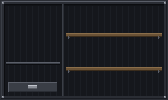
#> input picture ribera-verde/art/procesado/almacen/alm-caja/unica/00.png, 168 x 100 px, found by its file name
$ python equipo_c.py
#> lines starting #> are read from the running program, lines starting #| are printed output that depends on the picture
### ribera-verde/tools/sprites/a-mano/lienzo.py
# Utilidades de dibujo para el arte a mano del mundo (mundo.py). Python 3 + Pillow.
# Un Lienzo es una imagen RGBA con alfa binario (0 o 255) y unas cuantas primitivas de píxel: nada se escala ni se suaviza.
import math, os
from PIL import Image

ROOT = os.path.join(os.path.dirname(os.path.abspath(__file__)), '..', '..', '..')
P = lambda *a: os.path.join(ROOT, *a)


def rgb(h):
    h = h.lstrip('#')
    return (int(h[0:2], 16), int(h[2:4], 16), int(h[4:6], 16), 255)


class Lienzo:
    def __init__(self, w, h):
        self.w, self.h = w, h
        self.im = Image.new('RGBA', (w, h), (0, 0, 0, 0))
        self.px = self.im.load()

    def p(self, x, y, c):
        if 0 <= x < self.w and 0 <= y < self.h and c is not None:
            self.px[x, y] = rgb(c) if isinstance(c, str) else c

    def g(self, x, y):
        if 0 <= x < self.w and 0 <= y < self.h:
            return self.px[x, y]
        return (0, 0, 0, 0)

    def lleno(self, x, y):
        return self.g(x, y)[3] > 0

    def r(self, x, y, w, h, c):
        for j in range(y, y + h):
            for i in range(x, x + w):
                self.p(i, j, c)

    def hl(self, x0, x1, y, c):
        for i in range(x0, x1 + 1):
            self.p(i, y, c)

    def vl(self, x, y0, y1, c):
        for j in range(y0, y1 + 1):
            self.p(x, j, c)

    def caja(self, x, y, w, h, fondo, borde):
        self.r(x, y, w, h, borde)
        if w > 2 and h > 2:
            self.r(x + 1, y + 1, w - 2, h - 2, fondo)

    def contorno(self, c, solo_vacios=True):
        """pinta c en cada píxel vacío que toca (4 vecinos) uno lleno"""
        pts = []
        for y in range(self.h):
            for x in range(self.w):
                if self.lleno(x, y):
                    continue
                if any(self.lleno(x + dx, y + dy) for dx, dy in ((1, 0), (-1, 0), (0, 1), (0, -1))):
                    pts.append((x, y))
        for x, y in pts:
            self.p(x, y, c)

    # [30 lines left out: functions pega, espejo, recorta, cambia, not called in this run]

    def colores(self):
        return {self.px[x, y] for y in range(self.h) for x in range(self.w) if self.px[x, y][3]}

    # [15 lines left out: functions guarda, azar, not called in this run]

### ribera-verde/tools/sprites/a-mano/equipo_c.py
# python3 -I tools/sprites/a-mano/equipo_c.py  (Python 3 + Pillow; no va en los scripts de npm)
# El equipo de la vista C que faltaba (1.10, P3), dibujado a mano con la paleta de la campana y la maceta aprobadas (imagen A):
#  · carpa-c-focos-led: los LED a su ancho en cada carpa (FOCO_CM × Z: 1,02 en la de 60, 0,88 en la de 80 y 0,78 en las de 200 cm),
#    todos de barras (1.10: como los de 720 W de 8 barras; 3, 4, 6 y 8 barras), vistos de frente y algo desde abajo (como la campana:
#    se ve la cara que alumbra), colgados de sus cuerdas con trinquete; y el CFL
#    de las carpas de 200 cm (foco-c-cfl-25), la campana aprobada (foco-c-cfl-36) con columnas y filas quitadas, sin colores nuevos.
#    Celda foco_c (48 × 16) y, los de 480 y 720 (carpa-c-focos-led-ancho), foco_c_ancho (80 × 16): la boca en la última fila, centrada (ajuste exacto).
#  · carpa-c-macetas-b: tela de 11 L (gris), plástico de 18 L (la de 7 L aprobada, más ancha y más alta) y tela de 25 L (beis),
#    celda maceta_c (32 × 32), la base centrada en (16, 31).
#  · carpa-c-extras: ventilador de pinza (4 fotogramas de aspas), filtro de carbón con su extractor (2 largos), garrafa de riego
#    (5 altos; el agua la pone el motor en los píxeles «dentro», #2a3a44), llave del goteo y el depósito en pequeño (el nivel, el motor).
# Sale a art/crudo/<grupo>/<sprite>/unica/NN.png (después, node tools/sprites/procesar.js <grupo> --atlas)
import os, sys, glob, math
sys.path.insert(0, os.path.dirname(os.path.abspath(__file__)))
from lienzo import Lienzo, P, rgb
from PIL import Image

K = '#000000'                                                  # contorno (el de la campana y la maceta)
M0, M1, M2, M3, MC = '#202e34', '#304046', '#3d4c4e', '#7a8584', '#655a48'   # metal de la campana: sombra, medio, luz, brillo y reflejo cálido
C0, C1 = '#1c1d22', '#3a3c44'                                  # cuerda y trinquete
LB, LR = '#ffffff', '#f8d8ff'                                 # diodos encendidos: blanco y rosa claro (apagados, gris: vcApagado)
SAL = {}                                                       # grupo → {sprite: [Lienzo, …]}

def sale(grupo, n, *fs):
    SAL.setdefault(grupo, {})[n] = list(fs)

def cuerdas(L, xs, y1, tr=True):   # cuerdas del techo (fila 0) a la fila y1, con su trinquete a media altura
    for x in xs:
        L.vl(x, 0, y1, C0)
        if tr: L.r(x - 1, 3, 3, 2, C1); L.p(x - 1, 3, M3)

# ---------- focos LED ----------
def barras(w, n, cw=48, driver=True):
    """LED de barras (como los de 720 W de 8 barras): n barras de fondo a fondo, delgadas y con aire entre ellas, unidas por el
    travesaño de delante y colgadas de 4 cuerdas (se ven 2); la fuente, encima en el centro. De frente y algo desde abajo: el travesaño,
    la punta de cada barra y su cara de diodos encendida (blanca y rosa), y entre barra y barra se ve el techo de la carpa"""
    L = Lienzo(cw, 16); x0 = (cw - w) // 2; x1 = x0 + w - 1; bw = 5 if w >= 60 else 4
    cuerdas(L, (x0 + 1, x1 - 1), 10)
    if driver:
        dw = max(6, round(w * .18)); dx = (cw - dw) // 2
        L.caja(dx, 6, dw, 4, M1, K); L.hl(dx + 1, dx + dw - 2, 7, M2); L.p(dx + dw - 2, 8, '#e8644c'); L.p(dx + 1, 8, M3)
    L.hl(x0, x1, 10, K); L.hl(x0 + 1, x1 - 1, 11, M2); L.p(x0, 11, K); L.p(x1, 11, K); L.p(x0 + 1, 11, M3)   # travesaño
    L.hl(x0, x1, 12, K)
    for i in range(n):
        bx = x0 + round(i * (w - bw) / (n - 1)); bx1 = bx + bw - 1
        L.hl(bx + 1, bx1 - 1, 12, M1)                                     # la punta de la barra, bajo el travesaño
        for y in (12, 13, 14, 15): L.p(bx, y, K); L.p(bx1, y, K)
        for y in (13, 14, 15):                                            # su cara: diodos blancos (espectro completo) con algún rosa
            for x in range(bx + 1, bx1): L.p(x, y, LR if (x + 2 * y) % 3 == 0 else LB)
    return L

# LED 100 (25 cm): 26 en la de 60, 22 en la de 80, 20 en las de 200 · LED 200 (30 cm): 31, 26 y 23 · 480 (60): 47 · 720 (100): 78 y,
# en las de KAIA, 75 y 36 (un poco menos que su ancho, para que se vean separados)
# todos de barras: 3 el de 100, 4 el de 200, 6 el de 480 y 8 el de 720
sale('carpa-c-focos-led', 'foco-c-led100-26', barras(26, 3, driver=False))
#> in __init__, `self.im = Image.new('RGBA', (w, h), (0, 0, 0, 0))`: self.im: PIL image 48x16 RGBA; every value is 0
sale('carpa-c-focos-led', 'foco-c-led100-20', barras(20, 3, driver=False))
sale('carpa-c-focos-led', 'foco-c-led200-30', barras(30, 4))
sale('carpa-c-focos-led', 'foco-c-led200-24', barras(24, 4))
sale('carpa-c-focos-led-ancho', 'foco-c-led480-47', barras(47, 6, 80))   # 47 no cabe en la de 48 sin tocar el borde
#> in __init__ (call 5), `self.im = Image.new('RGBA', (w, h), (0, 0, 0, 0))`: self.im: PIL image 80x16 RGBA; every value is 0
sale('carpa-c-focos-led-ancho', 'foco-c-led720-78', barras(78, 8, 80))
sale('carpa-c-focos-led-ancho', 'foco-c-led720-75', barras(75, 8, 80))   # los de KAIA (kaia_vc.py los pega en carpa.png): dos a lo ancho de la de 2 m
sale('carpa-c-focos-led-ancho', 'foco-c-led720-36', barras(36, 8, 80))   # y cuatro de las de 4 m (Z 0,39), con aire entre ellos

# CFL de las carpas de 200 cm (35 cm × 0,78 = 27): la campana aprobada sin 9 columnas ni 3 filas (repartidas, ni el contorno ni el
# tubo), 25 px (con 27, el armario 80, de 31, se quedaría esta y no la de 34); sin colores nuevos
def quita(im, cols, filas):
    w, h = im.size; xs = [x for x in range(w) if x not in cols]; ys = [y for y in range(h) if y not in filas]
    o = Image.new('RGBA', (len(xs), len(ys)), (0, 0, 0, 0))
    for j, y in enumerate(ys):
        for i, x in enumerate(xs): o.putpixel((i, j), im.getpixel((x, y)))
    return o
cfl = Image.open(P('art', 'procesado', 'carpa-c-focos-cfl', 'foco-c-cfl-36', 'unica', '00.png')).convert('RGBA').crop((7, 0, 41, 16))
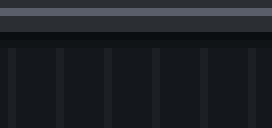
#> cfl: PIL image 34x16 RGBA (shown 8 times larger); mean R, G, B, A 29.1, 31.5, 37.1, 255
c25 = quita(cfl, {3, 5, 8, 10, 23, 25, 27, 29, 31}, {2, 5, 8})
L = Lienzo(48, 16); o = Image.new('RGBA', (48, 16), (0, 0, 0, 0)); o.alpha_composite(c25, ((48 - c25.width) // 2, 16 - c25.height)); L.im = o; L.px = o.load()
#> after `o.alpha_composite(c25, ((48 - c25.width) // 2, 16 - c25.height))`:
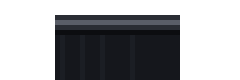
#> o: PIL image 48x16 RGBA (shown 5 times larger); mean R, G, B, A 12.5, 13.5, 15.9, 107.9; transparent parts drawn white
sale('carpa-c-focos-led', 'foco-c-cfl-25', L)

# ---------- macetas ----------
# a la escala de la de 7 L aprobada (22 × 27 px para 22 × 20 cm a Z 1,02): ancho = diámetro × Z y alto = alto × Z × 1,3 (el borde
# y la tierra vistos desde arriba)
T0, T1, T2 = '#1e150c', '#3a2a1c', '#5a3a20'                   # tierra: sombra, media y terrón
def tela(w, h, tonos, sem):
    """maceta de tela: cilindro de lados rectos, borde vuelto y cosido arriba, asas a los lados, tierra dentro y la tela con su trama"""
    o, m, l, b = tonos                                          # sombra, medio, luz y brillo
    L = Lienzo(32, 32); iw = w - 2; x0 = 16 - iw // 2; x1 = x0 + iw - 1; e = max(5, round(w * .34)); y0 = 31 - (h - 2)
    rx, ry = iw / 2, e / 2; cx = x0 + rx; yc = y0 + ry; yb = 30 - 1
    den = lambda x, y, cy, a, bb: ((x + .5 - cx) / a) ** 2 + ((y + .5 - cy) / bb) ** 2 <= 1
    for y in range(y0, 31):
        for x in range(x0, x1 + 1):
            cuerpo = yc <= y <= yb or den(x, y, yb, rx, 1.6)
            if not cuerpo: continue
            u = (x + .5 - x0) / iw
            c = l if u < .22 else (o if u > .8 else m)
            if u < .1: c = b
            if (y - y0) % 3 == 2 and (x * 7 + y * 3 + sem) % 4 == 0 and c != o: c = m if c in (l, b) else o   # la trama de la tela
            if abs(u - .62) < .5 / iw: c = o                     # la costura
            L.p(x, y, c)
    for y in range(y0, y0 + e + 1):                              # la boca: borde vuelto (2 filas de delante) y la tierra
        for x in range(x0, x1 + 1):
            if den(x, y, yc, rx, ry):
                fuera = not den(x, y, yc, rx - 1.5, ry - 1.2)
                if fuera: L.p(x, y, b if y >= yc and (x + .5 - cx) < 0 else (l if y >= yc else m))
                else: L.p(x, y, T1 if y >= yc - .5 else (o if y < yc - ry + 2 else T0))
    for y in range(int(yc) + 1, min(31, int(yc) + 3)):            # el borde vuelto, por delante, más claro y cosido
        for x in range(x0, x1 + 1):
            if L.lleno(x, y) and not den(x, y, yc, rx, ry): L.p(x, y, l if (x + .5 - cx) < iw * .3 else m)
    for x in range(x0 + 2, x1 - 1, 3): L.p(x, int(yc) + 2, o)
    for i in range(4):                                           # terrones
        L.p(int(cx) - 3 + i * 2, int(yc) - (i % 2), T2)
    for s in (-1, 1):                                            # asas, a media altura del borde
        ax = x0 - 1 if s < 0 else x1 + 1
        L.r(ax, int(yc), 1, 3, o)
    L.contorno(K)
    return L

def estira(im, w, h, cols, filas):
    """la maceta aprobada a otro tamaño: repite columnas y filas del cuerpo (las de cols y filas, por turnos), sin colores nuevos"""
    xs = list(range(im.width)); ys = list(range(im.height)); i = 0
    while len(xs) < w: c = cols[i % len(cols)]; xs.insert(xs.index(c), c); i += 1
    i = 0
    while len(ys) < h: f = filas[i % len(filas)]; ys.insert(ys.index(f), f); i += 1
    o = Image.new('RGBA', (32, 32), (0, 0, 0, 0)); ox = 16 - w // 2; oy = 32 - h
    for j, y in enumerate(ys):
        for k, x in enumerate(xs): o.putpixel((ox + k, oy + j), im.getpixel((x, y)))
    L = Lienzo(32, 32); L.im = o; L.px = o.load(); return L

GRIS, BEIS = ('#2e3036', '#45474e', '#5e6068', '#787a82'), ('#5a4e38', '#7a6c50', '#988a6c', '#b0a280')
VERDE = ('#28332c', '#3e4e44', '#566a5c', '#6e8474')   # la de 35 L, tela verde oliva
sale('carpa-c-macetas-b', 'maceta-c-tela11-26', tela(26, 29, GRIS, 1))
#> in __init__ (call 10), `self.im = Image.new('RGBA', (w, h), (0, 0, 0, 0))`: self.im: PIL image 32x32 RGBA; every value is 0
#> the loop in tela, `for y in range(int(yc) + 1, min(31, int(yc) + 3)):` made 2 passes
#> the loop in contorno, `for x, y in pts:` made 94 passes
#> (x, y) on passes 1 to 12: (11, 3), (12, 3), (13, 3), (14, 3), (15, 3), (16, 3), (17, 3), (18, 3), (19, 3), (20, 3), (7, 4), (8, 4)
sale('carpa-c-macetas-b', 'maceta-c-tela11-20', tela(20, 22, GRIS, 2))
#> the loop in tela (call 2), `for y in range(int(yc) + 1, min(31, int(yc) + 3)):` made 2 passes
#> the loop in contorno (call 2), `for x, y in pts:` made 70 passes
#> (x, y) on passes 1 to 12: (11, 10), (12, 10), (13, 10), (14, 10), (15, 10), (16, 10), (17, 10), (18, 10), (19, 10), (20, 10), (9, 11), (10, 11)
sale('carpa-c-macetas-b', 'maceta-c-tela25-27', tela(27, 26, BEIS, 3))
# la de 35 L (Ø 40 × 30 cm, Godot con CAL): la carpa de 150 × 100 y las de KAIA; la pega en godot/arte/carpa.png tools/maceta35.py
sale('carpa-c-macetas-b', 'maceta-c-tela35-28', tela(28, 30, VERDE, 4))
m7 = Image.open(P('art', 'procesado', 'carpa-c-macetas', 'maceta-c-22', 'unica', '00.png')).convert('RGBA').crop((5, 5, 27, 32))   # 22 × 27
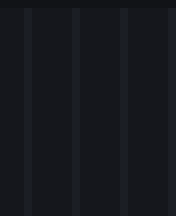
#> m7: PIL image 22x27 RGBA (shown 8 times larger); mean R, G, B, A 21.9, 24.1, 29.2, 255
sale('carpa-c-macetas-b', 'maceta-c-plastico18-26', estira(m7, 26, 31, [7, 14, 16, 5], [14, 18, 22, 16]))
#> after the loop in estira, `for j, y in enumerate(ys):`:
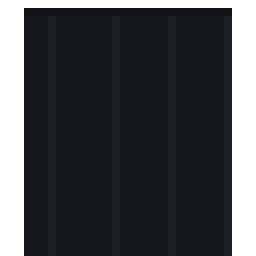
#> o: PIL image 32x32 RGBA (shown 8 times larger); mean R, G, B, A 17.1, 18.8, 22.8, 200.7; transparent parts drawn white
sale('carpa-c-macetas-b', 'maceta-c-plastico18-23', estira(m7, 23, 29, [14], [14, 18]))
#> call 2 of estira, with w = 23, h = 29
#> after the loop in estira (call 2), `for j, y in enumerate(ys):`:
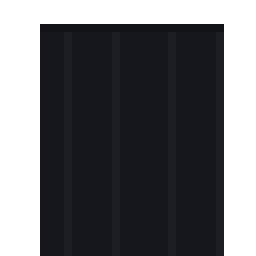
#> o: PIL image 32x32 RGBA (shown 8 times larger); mean R, G, B, A 14.2, 15.7, 19, 166.1; transparent parts drawn white

# ---------- extras ----------
# celda extra_c (48 × 48), cada dibujo con su base centrada en (24, 47) (ajuste exacto); el motor los pone por esa base
def extra():
    return Lienzo(48, 48)

def ventilador(rot):
    """ventilador de pinza: la cabeza de frente (rejilla, aro y 3 aspas giradas rot grados), el cuello y la pinza abajo"""
    L = extra(); cx, cy, R = 23.5, 33.5, 7
    for y in range(26, 42):
        for x in range(16, 32):
            dx, dy = x + .5 - 24, y + .5 - 34; r = math.hypot(dx, dy)
            if r > R: continue
            a = (math.degrees(math.atan2(dy, dx)) - rot) % 120
            if r > R - .9: c = K
            elif r > R - 1.9: c = M2 if dx + dy < -2 else M1
            elif r < 1.6: c = M3 if dx + dy < 0 else M2
            elif a < 42: c = M3 if a < 14 else '#5c6a6e'
            else: c = M0
            if R - 1.9 > r > 2 and abs(r - 3.6) < .45 and (x + y) % 2 == 0: c = K   # la rejilla
            L.p(x, y, c)
    L.r(23, 41, 2, 3, K); L.p(23, 42, M2)                      # el cuello
    L.caja(20, 44, 8, 4, M1, K); L.hl(21, 26, 45, M2); L.p(21, 46, M3)   # la pinza
    return L

def filtro(lf, df):
    """filtro de carbón (de chapa perforada) tumbado y colgado de 2 cintas, el extractor en línea a su izquierda y el tubo
    flexible que sube al techo; el filtro acaba en la columna 47"""
    L = extra(); x1 = 47; x0 = x1 - lf + 1; y1 = 47; y0 = y1 - df + 1
    L.caja(x0, y0, lf, df, '#5a5e64', K)
    for y in range(y0 + 1, y1):
        for x in range(x0 + 1, x1):
            if (x + (y // 2) % 2) % 2 == 0 and (y - y0) % 2 == 0: L.p(x, y, '#3a3e44')   # la chapa perforada
    L.hl(x0 + 1, x1 - 1, y0 + 1, '#8a8e94'); L.hl(x0 + 1, x1 - 1, y1 - 1, '#2a2e34')
    L.r(x1 - 2, y0 + 1, 1, df - 2, '#2a2e34')
    for x in (x0 + 3, x1 - 4):                                   # las cintas, del techo (fila 47 − 30) al filtro
        L.vl(x, y0 - 12, y0 - 1, C0)
    L.caja(x0 - 2, y0 - 1, 3, df + 2, M2, K)                     # la brida
    fw, fd = 8, df + 4; fx = x0 - 2 - fw + 1; fy = y0 - 2         # el extractor
    L.caja(fx, fy, fw, fd, M1, K); L.hl(fx + 1, fx + fw - 2, fy + 1, M2); L.p(fx + 2, fy + 3, '#e8644c')
    L.r(fx + 1, fy + fd // 2, fw - 2, 1, M0)
    tx = fx + 2                                                  # el tubo flexible (aluminio, con sus aros), sube hasta arriba del todo
    for y in range(y0 - 12, fy):
        L.r(tx, y, 4, 1, '#c8ccd2' if y % 2 else '#8a9098'); L.p(tx - 1, y, K); L.p(tx + 4, y, K)
    return L

def garrafa(h):
    """garrafa de riego de h px de alto (ancho 0,7 × h): plástico blanco translúcido («dentro» en #e6eef2, donde el motor pinta el agua
    hasta su nivel), asa a la derecha y tapón azul con el gotero a la izquierda"""
    L = extra(); w = round(h * .7); x0 = 24 - w // 2; x1 = x0 + w - 1; y0 = 48 - h
    L.caja(x0, y0 + 3, w, h - 3, '#e6eef2', '#7a8690')
    L.vl(x0 + 1, y0 + 4, 46, '#f6f9fa'); L.vl(x1 - 1, y0 + 4, 46, '#c4ccd2')   # brillo y sombra
    for y in range(y0 + 3 + (h - 3) // 3, 47, max(4, (h - 3) // 3)): L.hl(x0 + 2, x1 - 2, y, '#d2dade')   # nervios
    a = max(4, round(w * .45)); ax = x1 - a + 1                  # el asa, hueca
    L.hl(ax, x1 - 1, y0, '#7a8690'); L.vl(ax, y0, y0 + 3, '#7a8690'); L.vl(x1 - 1, y0, y0 + 3, '#7a8690'); L.hl(ax + 1, x1 - 2, y0 + 1, '#c4ccd2')
    L.r(x0 + 1, y0, 4, 3, '#3a6aa8'); L.hl(x0 + 1, x0 + 4, y0, '#6a9ad8'); L.p(x0 + 2, y0 - 1, C0)   # el tapón con el gotero
    return L

def llave():
    """la llave de paso del microtubo del goteo (5 × 3): cuerpo negro y palanca roja"""
    L = extra(); L.r(22, 46, 5, 2, C0); L.hl(23, 25, 46, '#4a4c54'); L.r(23, 44, 3, 2, '#b8322a'); L.hl(23, 25, 44, '#e8644c'); L.p(22, 44, K); L.p(26, 44, K)
    return L

def deposito():
    """el depósito del goteo en pequeño (13 × 20), para el nivel: azul, con su tapa, aros y la mirilla («vacía» #16263a; el motor
    pinta el agua hasta su nivel)"""
    L = extra(); x0, x1, y0 = 18, 30, 28
    L.caja(x0, y0 + 2, 13, 18, '#2e4a66', K)
    L.r(x0 + 1, y0 + 3, 2, 16, '#4a6a88'); L.r(x1 - 2, y0 + 3, 1, 16, '#24384e')
    for y in (y0 + 7, y0 + 12): L.hl(x0 + 1, x1 - 1, y, '#26405a')
    L.caja(x0 + 1, y0, 11, 3, '#5a7a98', K); L.hl(x0 + 5, x0 + 7, y0 + 1, C0)
    L.r(x0 + 5, y0 + 4, 3, 14, '#16263a')                        # la mirilla
    L.hl(x0 + 4, x0 + 8, y0 + 3, '#8a9aa8'); L.hl(x0 + 4, x0 + 8, y0 + 18, '#8a9aa8')
    return L

sale('carpa-c-extras', 'extra-c-vent', *[ventilador(r) for r in (0, 30, 60, 90)])
#> in __init__ (call 16), `self.im = Image.new('RGBA', (w, h), (0, 0, 0, 0))`: self.im: PIL image 48x48 RGBA; every value is 0
# filtro de 100 mm (Ø 17 × 30 cm: el armario 60 y el 80) y de 150 mm (Ø 20 × 50: las de 200 cm)
sale('carpa-c-extras', 'extra-c-filtro-28', filtro(28, 12))
sale('carpa-c-extras', 'extra-c-filtro-39', filtro(39, 15))
# garrafas de 5, 7, 12 y 16 L (25,6 a 37,7 cm de alto) en cada escala: de 20 a 29 px
for h in (20, 23, 26, 29): sale('carpa-c-extras', 'extra-c-garrafa-%d' % h, garrafa(h))
sale('carpa-c-extras', 'extra-c-llave', llave())
sale('carpa-c-extras', 'extra-c-deposito', deposito())

def escribe():
    for g, S in SAL.items():
        for n, fs in S.items():
            d = P('art', 'crudo', g, n, 'unica'); os.makedirs(d, exist_ok=True)
            for f in glob.glob(os.path.join(d, '*.png')): os.remove(f)
            for i, L in enumerate(fs): L.im.save(os.path.join(d, '%02d.png' % i))
            print(g, n, len(fs), 'fotogramas', fs[0].im.getbbox())

if __name__ == '__main__':
    escribe()
#> the loop in escribe, `for i, L in enumerate(fs): L.im.save(os.path.join(d, '%02d.png' % i))` made 1 pass
#> pass 1, in escribe, `for i, L in enumerate(fs): L.im.save(os.path.join(d, '%02d.png' % i))`:
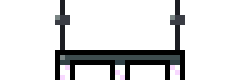
#> saved as 00.png: PIL image 48x16 RGBA (shown 5 times larger); mean R, G, B, A 9.9, 10.4, 11, 47.1; transparent parts drawn white
